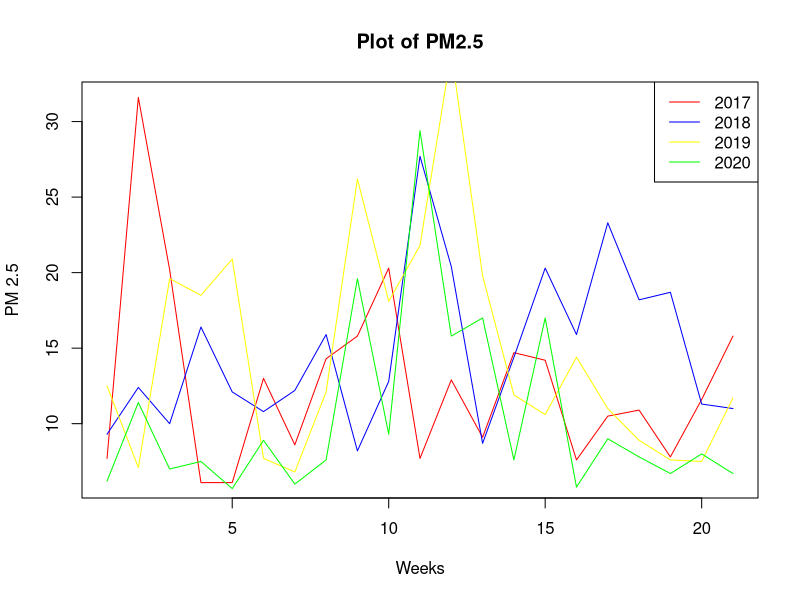
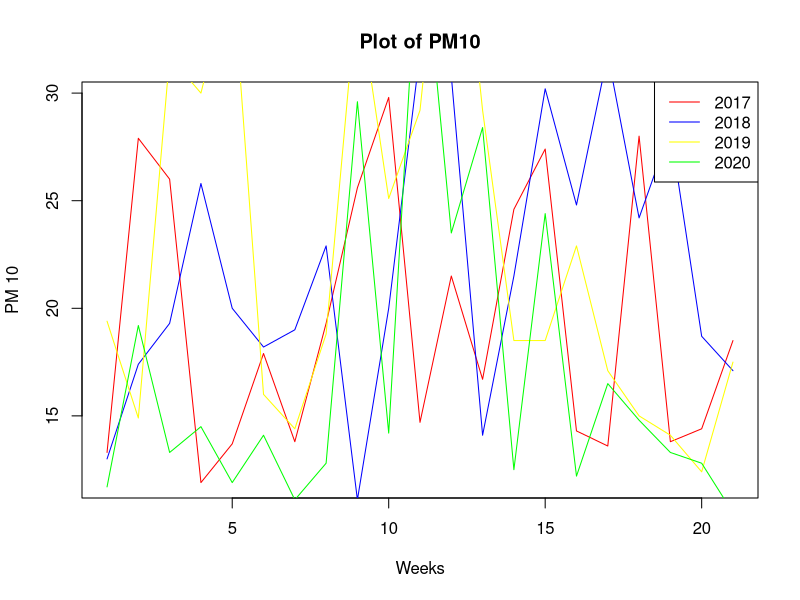
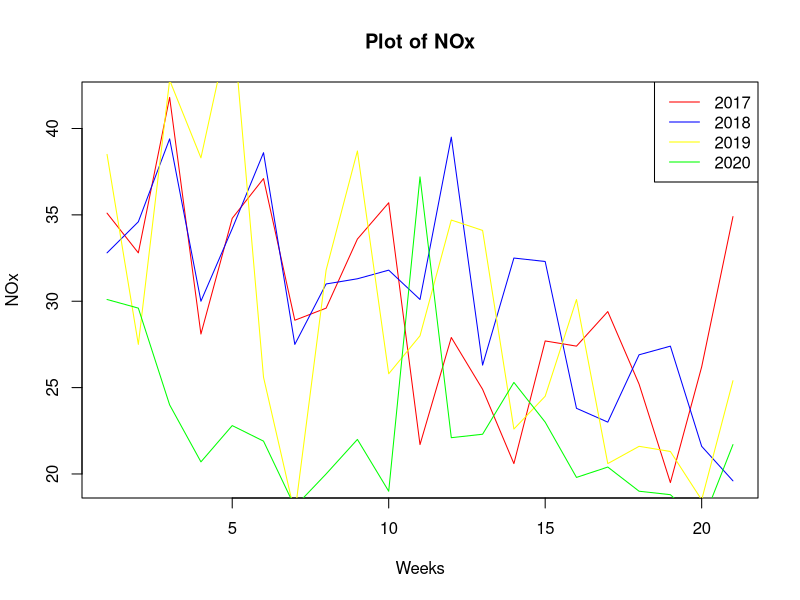

Here is the R script that generated these plots, in order:
# Reading of Data
data <- read.csv("aqdata.csv")

# Plot of PM2.5
plot(data$x1, type = "l", col = "red", xlab = "Weeks", ylab = "PM 2.5", 
     main = "Plot of PM2.5")
lines(data$x2, type = "l", col = "blue")
lines(data$x3, type = "l", col = "yellow")
lines(data$x4, type = "l", col = "green")
legend("topright", legend=c("2017","2018","2019","2020"), 
       col=c("red","blue","yellow","green"), 
       lty=c(1,1,1,1))

# Plot of PM10
plot(data$y1, type = "l", col = "red", xlab = "Weeks", ylab = "PM 10", 
     main = "Plot of PM10")
lines(data$y2, type = "l", col = "blue")
lines(data$y3, type = "l", col = "yellow")
lines(data$y4, type = "l", col = "green")
legend("topright", legend=c("2017","2018","2019","2020"), 
       col=c("red","blue","yellow","green"), 
       lty=c(1,1,1,1))

# Plot of NOx
plot(data$z1, type = "l", col = "red", xlab = "Weeks", ylab = "NOx", 
     main = "Plot of NOx")
lines(data$z2, type = "l", col = "blue")
lines(data$z3, type = "l", col = "yellow")
lines(data$z4, type = "l", col = "green")
legend("topright", legend=c("2017","2018","2019","2020"), 
       col=c("red","blue","yellow","green"), 
       lty=c(1,1,1,1))

